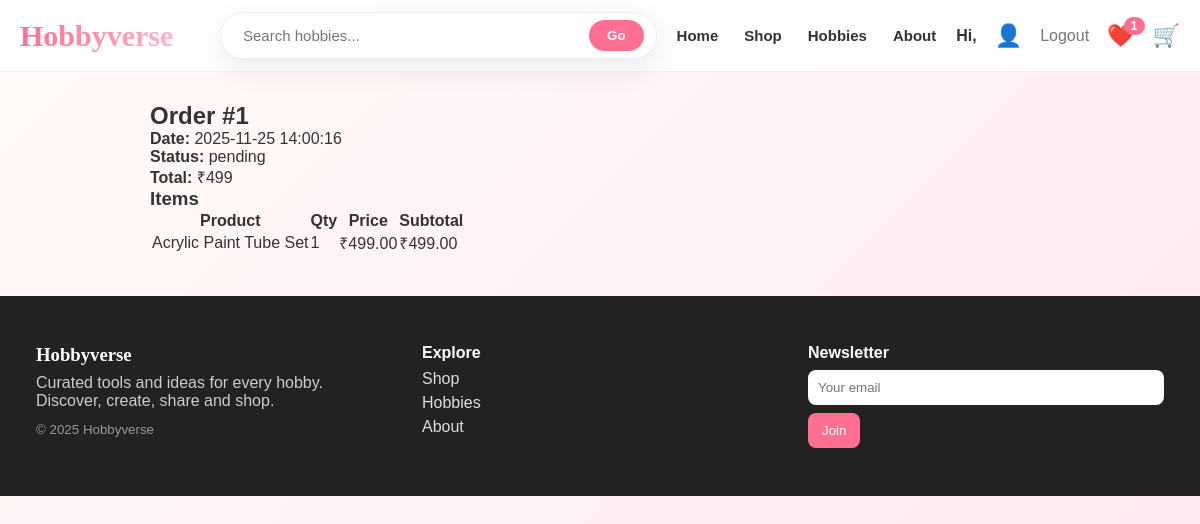
The app's page /order_details.php?order_id=1 (signed in) with its own data.
### tables this page shows
CREATE TABLE `orders` (
  `order_id` int(11) NOT NULL,
  `user_id` int(11) DEFAULT NULL,
  `customer_name` varchar(150) NOT NULL,
  `email` varchar(150) NOT NULL,
  `phone` varchar(20) NOT NULL,
  `address` text NOT NULL,
  `city` varchar(100) NOT NULL,
  `payment_method` enum('cod','upi','card') NOT NULL,
  `total_amount` decimal(10,2) NOT NULL,
  `status` enum('pending','completed','cancelled') NOT NULL DEFAULT 'pending',
  `created_at` timestamp NOT NULL DEFAULT current_timestamp()
);

CREATE TABLE `order_items` (
  `item_id` int(11) NOT NULL,
  `order_id` int(11) NOT NULL,
  `product_id` int(11) DEFAULT NULL,
  `quantity` int(11) NOT NULL,
  `price` decimal(10,2) NOT NULL,
  `subtotal` decimal(10,2) NOT NULL
);

CREATE TABLE `products` (
  `product_id` int(11) NOT NULL,
  `hobby_id` int(11) NOT NULL,
  `product_name` varchar(255) NOT NULL,
  `price` decimal(10,2) NOT NULL,
  `description` text DEFAULT NULL,
  `image` varchar(500) NOT NULL,
  `stock` int(11) NOT NULL DEFAULT 10,
  `created_at` timestamp NOT NULL DEFAULT current_timestamp()
);

### order_details.php (the view, shortened to what this page needs)
<?php
include 'header.php';
$order_id = intval($_GET['order_id']);
$uid = $_SESSION['user_id'];
$order = mysqli_fetch_assoc(
    mysqli_query($conn, "SELECT * FROM orders WHERE order_id=$order_id AND user_id=$uid")
);
$items = mysqli_query($conn, "
    SELECT oi.*, p.product_name, p.image
    FROM order_items oi
    JOIN products p ON p.product_id = oi.product_id
    WHERE order_id=$order_id
");
?>
<div class="container" style="max-width:900px;margin:30px auto;">
  <h2>Order #<?= $order_id ?></h2>
  <p><b>Date:</b> <?= $order['created_at'] ?></p>
  <p><b>Status:</b> <?= $order['status'] ?></p>
  <p><b>Total:</b> ₹<?= number_format($order['total_amount']) ?></p>
  <h3>Items</h3>
  <table class="table">
    <tr><th>Product</th><th>Qty</th><th>Price</th><th>Subtotal</th></tr>
    <?php while ($i = mysqli_fetch_assoc($items)) : ?>
      <tr>
        <td><?= $i['product_name'] ?></td>
        <td><?= $i['quantity'] ?></td>
        <td>₹<?= $i['price'] ?></td>
        <td>₹<?= $i['subtotal'] ?></td>
      </tr>
    <?php endwhile; ?>
  </table>
</div>
<?php include 'footer.php'; ?>

### header.php (style rules this page uses)
* { margin:0; padding:0; box-sizing:border-box; }

### records on screen
orders: created_at "2025-11-25 14:00:16", status "pending", total_amount "499"
order_items: product.product_name "Acrylic Paint Tube Set", quantity "1", price "499.00", subtotal "499.00"

### other values on screen
$wcount "1"
$order_id "1"
